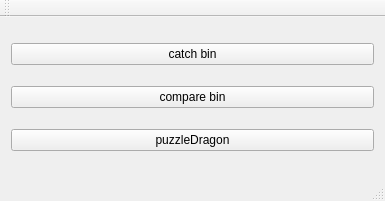
<?xml version="1.0" encoding="UTF-8"?>
<ui version="4.0">
 <class>MainWindow</class>
 <widget class="QMainWindow" name="MainWindow">
  <property name="geometry">
   <rect>
    <x>0</x>
    <y>0</y>
    <width>385</width>
    <height>201</height>
   </rect>
  </property>
  <property name="windowTitle">
   <string>MainWindow</string>
  </property>
  <widget class="QWidget" name="centralWidget">
   <layout class="QGridLayout" name="gridLayout">
    <item row="0" column="0">
     <widget class="QPushButton" name="catchBin">
      <property name="text">
       <string>catch bin</string>
      </property>
     </widget>
    </item>
    <item row="2" column="0">
     <widget class="QPushButton" name="puzzleDragon">
      <property name="text">
       <string>puzzleDragon</string>
      </property>
     </widget>
    </item>
    <item row="1" column="0">
     <widget class="QPushButton" name="compare">
      <property name="text">
       <string>compare bin</string>
      </property>
     </widget>
    </item>
   </layout>
  </widget>
  <widget class="QMenuBar" name="menuBar">
   <property name="geometry">
    <rect>
     <x>0</x>
     <y>0</y>
     <width>385</width>
     <height>25</height>
    </rect>
   </property>
  </widget>
  <widget class="QToolBar" name="mainToolBar">
   <attribute name="toolBarArea">
    <enum>TopToolBarArea</enum>
   </attribute>
   <attribute name="toolBarBreak">
    <bool>false</bool>
   </attribute>
  </widget>
  <widget class="QStatusBar" name="statusBar"/>
 </widget>
 <layoutdefault spacing="6" margin="11"/>
 <resources/>
 <connections/>
</ui>
